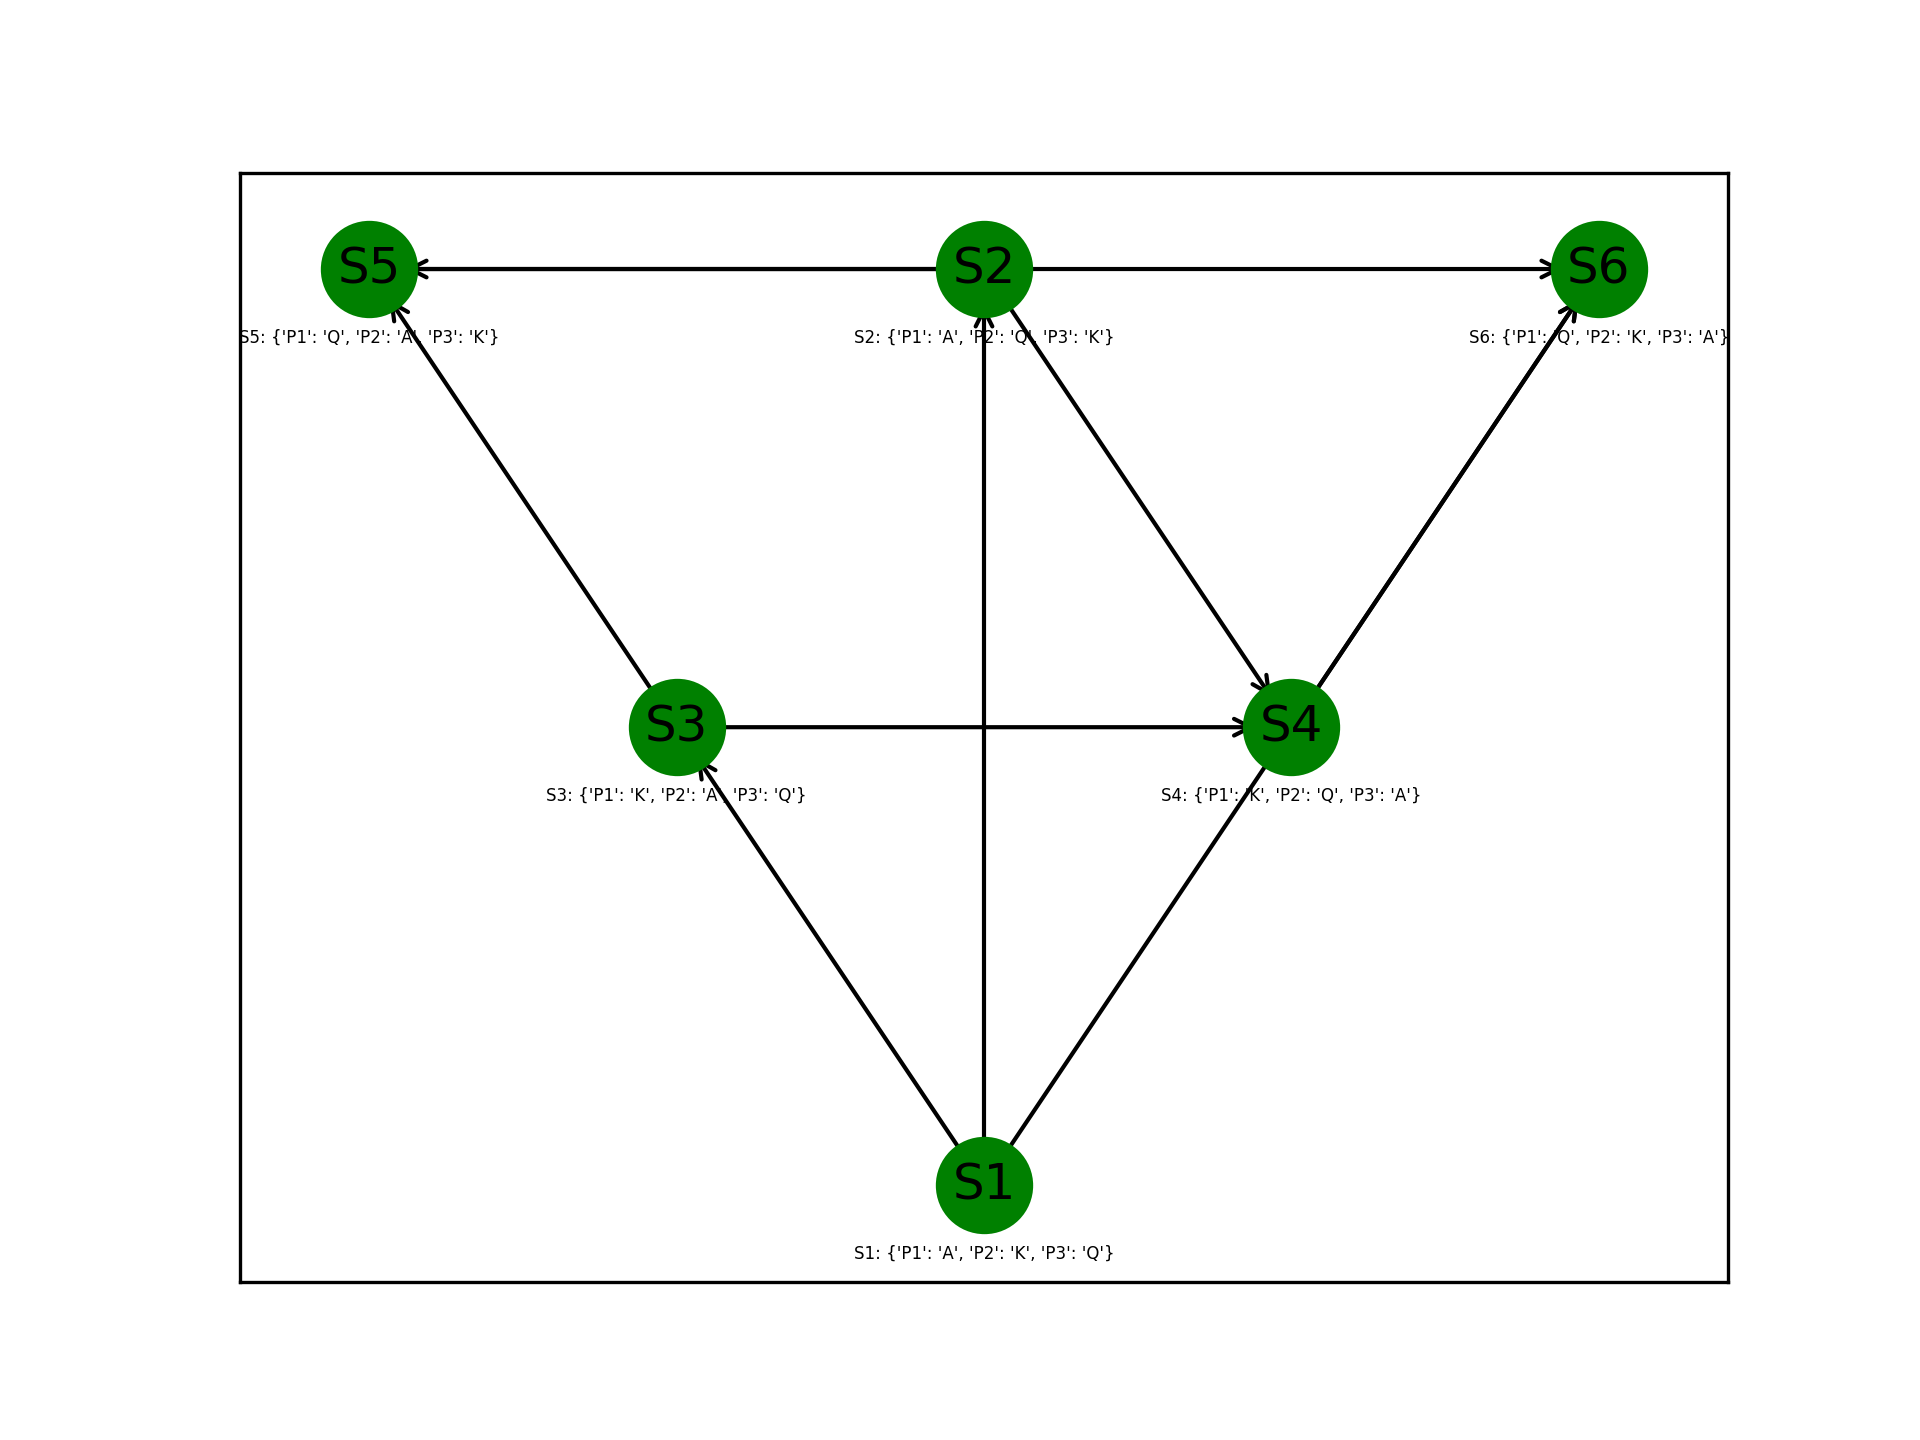

Reproduce this figure in Python.
import networkx as nx
import matplotlib.pyplot as plt

# Example of a Kripke model where we have 3 players, 3 ranks, each player having a card of each rank, in total 3 cards.
class KripkeModel:
    def __init__(self):
        self.states = {
            "S1": {"P1": "A", "P2": "K", "P3": "Q"},
            "S2": {"P1": "A", "P2": "Q", "P3": "K"},
            "S3": {"P1": "K", "P2": "A", "P3": "Q"},
            "S4": {"P1": "K", "P2": "Q", "P3": "A"},
            "S5": {"P1": "Q", "P2": "A", "P3": "K"},
            "S6": {"P1": "Q", "P2": "K", "P3": "A"}
        }

        self.relations = {
            "R1": [("S1", "S2"), ("S3", "S4"), ("S5", "S6")],  # P1
            "R2": [("S1", "S6"), ("S2", "S4"), ("S3", "S5")],  # P2
            "R3": [("S1", "S3"), ("S2", "S5"), ("S4", "S6")]   # P3
        }

    # Check if a state is accessible from anoter state
    def is_accessible(self, from_state, to_state, player):
        # P1 uses R1, P2 uses R2, and P3 uses R3
        relation = "R" + player[1]
        return (from_state, to_state) in self.relations[relation]

    # Get a specific state
    def get_state(self, state):
        return self.states[state]
    
    # Print model
    def print_model(self):
        print("States:")
        for state, cards in self.states.items():
            print(state, cards)
        print("Relations:")
        for relation, state_pairs in self.relations.items():
            print(relation, state_pairs)
    
    # Draw model
    def draw_graph(self):
        G = nx.DiGraph()
        for state in self.states:
            G.add_node(state)
        for relation in self.relations.values():
            G.add_edges_from(relation)

        # Changed the positions of the nodes to look more readable
        pos = {
            'S1': [0, 0], 
            'S2': [0, 2], 
            'S3': [-1, 1], 
            'S4': [1, 1], 
            'S5': [-2, 2], 
            'S6': [2, 2]
        }

        # Create labels for each node
        labels = {node: f"{node}: {values}" for node, values in self.states.items()}

        nx.draw_networkx_nodes(G, pos, node_size=500, node_color='green')
        nx.draw_networkx_labels(G, pos, font_size=12)
        
        # Draw labels with adjusted position and size
        label_pos = {node: [coordinates[0], coordinates[1] - 0.15] for node, coordinates in pos.items()}
        nx.draw_networkx_labels(G, label_pos, labels=labels, font_size=4)
        
        nx.draw_networkx_edges(G, pos, arrowstyle='->', arrowsize=10)
        plt.savefig('kripke_model.png', dpi=300)  # Save as a png file with a DPI of 300.
        plt.show()


# Testing the model
kripke_model = KripkeModel()
kripke_model.draw_graph()
kripke_model.print_model()
